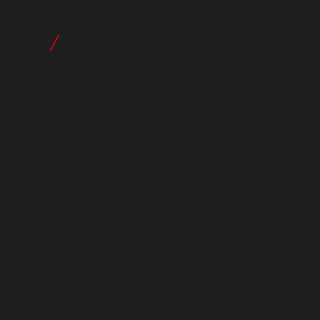
Frame 1 (no input)
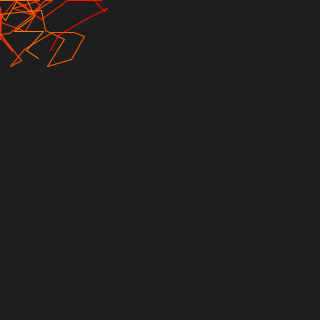
Frame 60 (the mouse pressed at the canvas centre just before this capture)
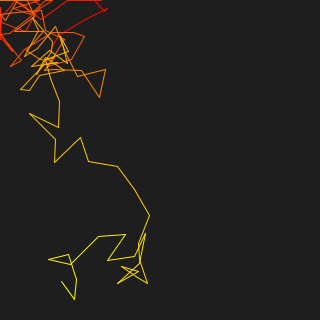
Frame 120 (the mouse held since frame 60 and released just before this capture)

The Processing sketch that drew these frames (run headless with seeded random() and noise(); from frame 60 on, the mouse is pressed at the canvas centre):

// Processing sketch: sketch_brownian_movement
// ── sketch_brownian_movement.pde
float range = 30;
float prevX = width/2;
float prevY = height/2;
float nextX;
float nextY;
float time = 0;
float h = 0;

void setup(){
  size(320, 320);
  background(30);
  colorMode(HSB, 360);
  frameRate(30);
  strokeWeight(1);
}

void draw(){
   nextX = constrain(prevX + random(-range, range), 0, width);
   nextY = constrain(prevY + random(-range, range), 0, height);
   
   stroke(h, 360, 360);
   line(prevX, prevY, nextX, nextY);
   
   prevX = nextX;
   prevY = nextY;
   time += 0.001;
   h += 0.5;
   
   println(h);
   
   if (h > 360){
    noLoop();
    println(frameCount);
    println(frameCount / frameRate);
   }
}
